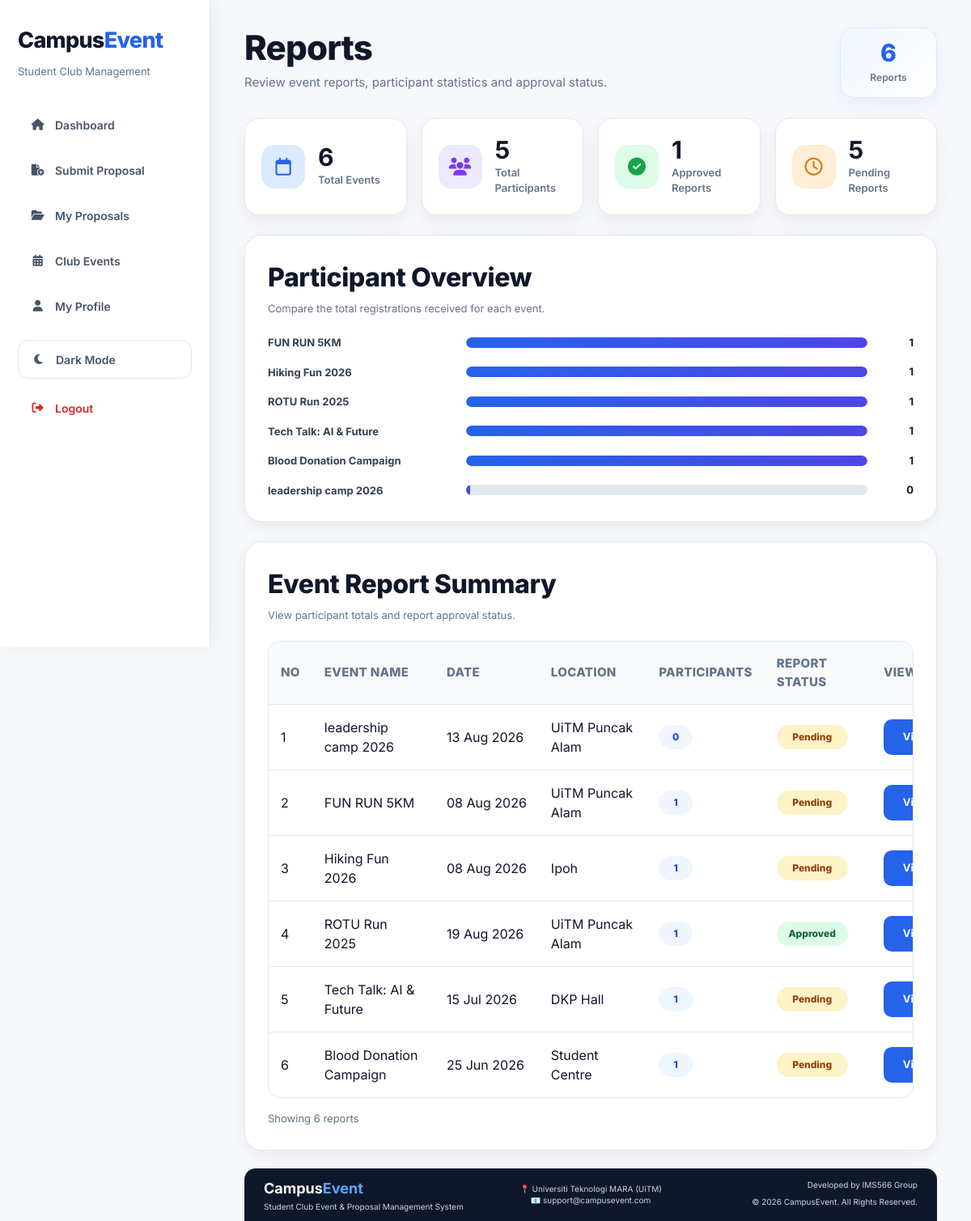
Screenshot of /reports.php (signed in) with the database file from the repository.
### tables this page shows
CREATE TABLE `events` (
  `event_id` int(11) NOT NULL,
  `proposal_id` int(11) DEFAULT NULL,
  `event_name` varchar(150) NOT NULL,
  `event_date` date NOT NULL,
  `event_time` time NOT NULL,
  `location` varchar(150) NOT NULL,
  `description` text DEFAULT NULL,
  `budget` decimal(10,2) DEFAULT NULL,
  `status` enum('Upcoming','Completed','Cancelled') DEFAULT 'Upcoming',
  `created_at` timestamp NOT NULL DEFAULT current_timestamp(),
  `poster` varchar(255) DEFAULT NULL,
  `report_status` varchar(20) DEFAULT 'Pending',
  `report_remark` text DEFAULT NULL,
  `report_summary` text DEFAULT NULL,
  `club_name` varchar(100) DEFAULT NULL,
  `event_fee` decimal(10,2) DEFAULT 0.00
);

### reports.php (the view, shortened to what this page needs)
<?php
include 'includes/db.php';
$reports = mysqli_query($conn, "
    SELECT
        events.event_id,
        events.event_name,
        events.event_date,
        events.location,
        events.report_status,
        COUNT(registrations.registration_id) AS total_participants
    FROM events
    LEFT JOIN registrations
        ON events.event_id = registrations.event_id
    GROUP BY
        events.event_id,
        events.event_name,
        events.event_date,
        events.location,
        events.report_status
    ORDER BY events.event_id DESC
");
$totalEventsQuery = mysqli_query(
    $conn,
    "SELECT COUNT(*) AS total FROM events"
);
$totalParticipantsQuery = mysqli_query(
    $conn,
    "SELECT COUNT(*) AS total FROM registrations"
);
$approvedReportsQuery = mysqli_query(
    $conn,
    "SELECT COUNT(*) AS total
     FROM events
     WHERE report_status = 'Approved'"
);
$pendingReportsQuery = mysqli_query(
    $conn,
    "SELECT COUNT(*) AS total
     FROM events
     WHERE report_status = 'Pending'"
);
$totalEvents = mysqli_fetch_assoc($totalEventsQuery)['total'] ?? 0;
$totalParticipants = mysqli_fetch_assoc($totalParticipantsQuery)['total'] ?? 0;
$approvedReports = mysqli_fetch_assoc($approvedReportsQuery)['total'] ?? 0;
$pendingReports = mysqli_fetch_assoc($pendingReportsQuery)['total'] ?? 0;
$chart = mysqli_query($conn, "
    SELECT
        events.event_name,
        COUNT(registrations.registration_id) AS total_participants
    FROM events
    LEFT JOIN registrations
        ON events.event_id = registrations.event_id
    GROUP BY events.event_id, events.event_name
    ORDER BY total_participants DESC, events.event_id DESC
");
$chartData = [];
$highestParticipants = 0;
while ($chartRow = mysqli_fetch_assoc($chart)) {
    $participants = (int) $chartRow['total_participants'];
    if ($participants > $highestParticipants) {
        $highestParticipants = $participants;
    }
    $chartData[] = [
        'event_name' => $chartRow['event_name'],
        'total_participants' => $participants
    ];
}
$totalReportRows = mysqli_num_rows($reports);
?>
<!DOCTYPE html>
<html lang="en">
<head>
    <link rel="stylesheet" href="assets/css/style.css?v=180">
    <link rel="stylesheet" href="https://cdnjs.cloudflare.com/ajax/libs/font-awesome/6.5.2/css/all.min.css">
</head>
<body>
    <?php include 'includes/sidebar.php'; ?>
    <div class="main">
        <div class="page-header">
            <div>
                <h1>Reports</h1>
                <p>
                    Review event reports, participant statistics and approval status.
                </p>
            </div>
            <div class="page-summary">
                <span><?php echo $totalReportRows; ?></span>
                <small>Reports</small>
            </div>
        </div>
        <div class="report-cards">
            <div class="report-card">
                <div class="report-card-icon report-icon-blue">
                    <i class="fa-regular fa-calendar"></i>
                </div>
                <div>
                    <h2><?php echo $totalEvents; ?></h2>
                    <p>Total Events</p>
                </div>
            </div>
            <div class="report-card">
                <div class="report-card-icon report-icon-purple">
                    <i class="fa-solid fa-users"></i>
                </div>
                <div>
                    <h2><?php echo $totalParticipants; ?></h2>
                    <p>Total Participants</p>
                </div>
            </div>
            <div class="report-card">
                <div class="report-card-icon report-icon-green">
                    <i class="fa-solid fa-circle-check"></i>
                </div>
                <div>
                    <h2><?php echo $approvedReports; ?></h2>
                    <p>Approved Reports</p>
                </div>
            </div>
            <div class="report-card">
                <div class="report-card-icon report-icon-orange">
                    <i class="fa-regular fa-clock"></i>
                </div>
                <div>
                    <h2><?php echo $pendingReports; ?></h2>
                    <p>Pending Reports</p>
                </div>
            </div>
        </div>
        <div class="card report-chart-card">
            <div class="section-header">
                <div>
                    <h2>Participant Overview</h2>
                    <p>
                        Compare the total registrations received for each event.
                    </p>
                </div>
            </div>
            <?php if (count($chartData) > 0) { ?>
                <div class="participants-chart">
                    <?php foreach ($chartData as $chartRow) { ?>
                        <?php
                        $participants = $chartRow['total_participants'];
                        if ($highestParticipants > 0) {
                            $percentage = ($participants / $highestParticipants) * 100;
                        } else {
                            $percentage = 0;
                        }
                        ?>
                        <div class="chart-row">
                            <div class="chart-label">
                                <?php
                                echo htmlspecialchars(
                                    $chartRow['event_name']
                                );
                                ?>
                            </div>
                            <div class="chart-bar-bg">
                                <div class="chart-bar" style="width: <?php echo $percentage; ?>%;"></div>
                            </div>
                            <strong>
                                <?php echo $participants; ?>
                            </strong>
                        </div>
                    <?php } ?>
                </div>
            <?php } ?>
        </div>
        <div class="card report-table-card">
            <div class="section-header">
                <div>
                    <h2>Event Report Summary</h2>
                    <p>
                        View participant totals and report approval status.
                    </p>
                </div>
            </div>
            <div class="table-responsive">
                <table class="reports-table">
                    <thead>
                        <tr>
                            <th>No</th>
                            <th>Event Name</th>
                            <th>Date</th>
                            <th>Location</th>
                            <th>Participants</th>
                            <th>Report Status</th>
                            <th>View</th>
                        </tr>
                    </thead>
                    <tbody>
                        <?php if ($totalReportRows > 0) { ?>
                            <?php
                            $no = 1;
                            mysqli_data_seek($reports, 0);
                            while ($row = mysqli_fetch_assoc($reports)) {
                                $reportStatus = !empty($row['report_status'])
                                    ? $row['report_status']
                                    : 'Pending';
                                $statusClass = strtolower($reportStatus);
                                ?>
                                <tr>
                                    <td>
                                        <?php echo $no++; ?>
                                    </td>
                                    <td>
                                        <div class="report-event-name">
                                            <?php
                                            echo htmlspecialchars(
                                                $row['event_name']
                                            );
                                            ?>
                                        </div>
                                    </td>
                                    <td class="report-date-cell">
                                        <?php
                                        echo date(
                                            "d M Y",
                                            strtotime($row['event_date'])
                                        );
                                        ?>
                                    </td>
                                    <td>
                                        <?php
                                        echo htmlspecialchars(
                                            $row['location']
                                        );
                                        ?>
                                    </td>
                                    <td>
                                        <span class="participant-count">
                                            <?php
                                            echo (int) $row['total_participants'];
                                            ?>
                                        </span>
                                    </td>
                                    <td>
                                        <span class="badge badge-<?php
                                        echo htmlspecialchars($statusClass);
                                        ?>">
                                            <?php
                                            echo htmlspecialchars($reportStatus);
                                            ?>
                                        </span>
                                    </td>
                                    <td>
                                        <a class="btn-view" href="report_detail.php?id=<?php
                                        echo (int) $row['event_id'];
                                        ?>">
                                            View Report
                                        </a>
                                    </td>
                                </tr>
                            <?php } ?>
                        <?php } ?>
                    </tbody>
                </table>
            </div>
            <?php if ($totalReportRows > 0) { ?>
                <div class="table-footer">
                    Showing <?php echo $totalReportRows; ?>
                    report<?php echo $totalReportRows !== 1 ? 's' : ''; ?>
                </div>
            <?php } ?>
        </div>
        <div class="footer-small">
            <?php include 'includes/footer.php'; ?>
        </div>
    </div>
</body>
</html>

### rows the page displays
events: event_name "leadership camp 2026", event_date "13 Aug 2026", location "UiTM Puncak Alam", total_participants "0", report_status "Pending"
events: event_name "FUN RUN 5KM", event_date "08 Aug 2026", location "UiTM Puncak Alam", total_participants "1", report_status "Pending"
events: event_name "Hiking Fun 2026", event_date "08 Aug 2026", location "Ipoh", total_participants "1", report_status "Pending"
events: event_name "ROTU Run 2025", event_date "19 Aug 2026", location "UiTM Puncak Alam", total_participants "1", report_status "Approved"
events: event_name "Tech Talk: AI & Future", event_date "15 Jul 2026", location "DKP Hall", total_participants "1", report_status "Pending"
events: event_name "Blood Donation Campaign", event_date "25 Jun 2026", location "Student Centre", total_participants "1", report_status "Pending"

### other values shown
$totalReportRows "6"
$totalEvents "6"
$totalParticipants "5"
$approvedReports "1"
$pendingReports "5"
$chartRow['event_name'] "FUN RUN 5KM"
$participants "1"
$chartRow['event_name'] "Hiking Fun 2026"
$chartRow['event_name'] "ROTU Run 2025"
$chartRow['event_name'] "Tech Talk: AI & Future"
$chartRow['event_name'] "Blood Donation Campaign"
$chartRow['event_name'] "leadership camp 2026"
$participants "0"
